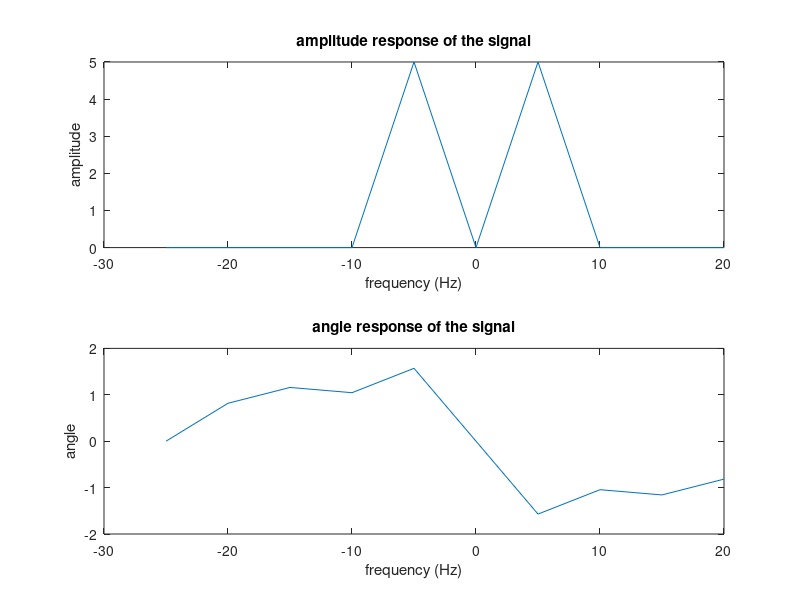
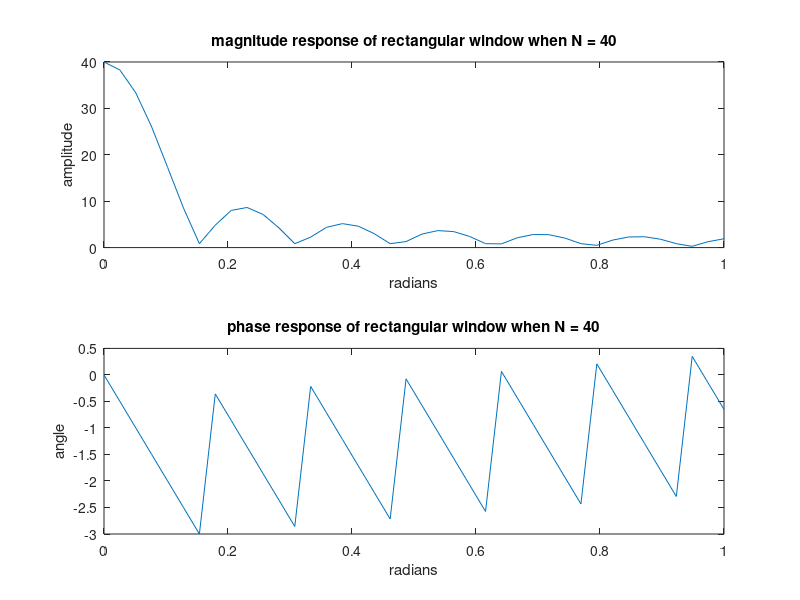
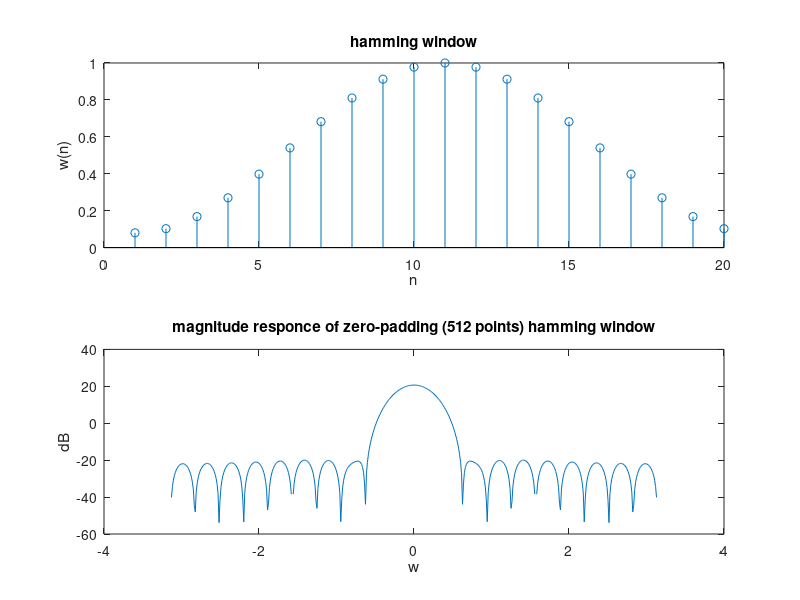
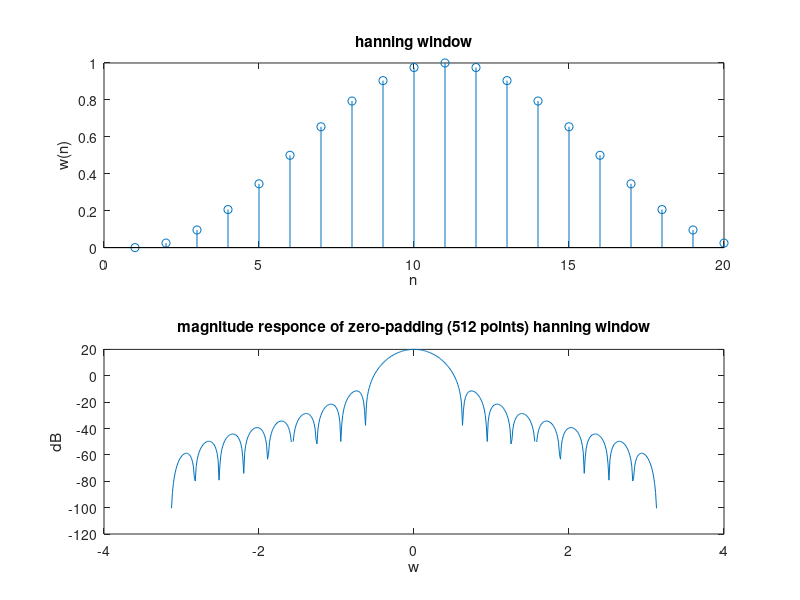

MATLAB code to generate these figures, in order:
%%
%Report_Item_4
load('signal.mat');
Xw = fft(x); %calculate fft
[M, N] = size(x); % N is the size of x, M = 1
fs = 200; %sampling rate

shift_Xw = fftshift(Xw); %shift xw
w = fftshift((0:N-1)/N*2*pi);
w(1:N/2) = w(1:N/2)-2*pi; %shift w

omega = fs*w; %get corrsponding omega

figure(1);
subplot(2, 1, 1);
plot(w, abs(shift_Xw));
xlabel('w(Radians)');
ylabel('magnitude');
title('X(w) magnitude with digital frequency axis');
subplot(2, 1, 2);
plot(w, angle(shift_Xw));
xlabel('w(Radians)');
ylabel('angle');
title('X(w) angle with digital frequency axis');

figure(2);
subplot(2, 1, 1);
plot(omega, abs(shift_Xw));
xlabel('omega(Radians)');
ylabel('magnitude');
title('X(omega) magnitude with analog frequency axis');
subplot(2, 1, 2);
plot(omega, angle(shift_Xw));
xlabel('omega(Radians)');
ylabel('angle');
title('X(omega) angle with analog frequency axis');
%%
%Report_Item_5
load('NMRSpec.mat');

%calculate the fft and then shift it
origin = fft(st);
st_length = length(st);
shift_origin = fftshift(origin);
w = fftshift((0:st_length-1)/st_length*2*pi);
w(1:st_length/2) = w(1:st_length/2)-2*pi;
%plot the origin spectrum
figure(1);
subplot(2, 1, 1);
plot(BW*w/(2*pi), abs(shift_origin));
xlabel('frequency (Hz)');
ylabel('amplitude');
title('original signal amplitude vs. frequency');
subplot(2, 1, 2);
plot(BW*w/(2*pi), angle(shift_origin));
xlabel('frequency (Hz)');
ylabel('angle');
title('original signal angle vs. frequency');

%calculate the 32-point DFT
shorter = st(1:32);
shorterfft = fft(shorter);
shorter_shift = fftshift(shorterfft);

ww = fftshift((0:32-1)/32*2*pi);
ww(1:32/2) = ww(1:32/2)-2*pi;
%plot the 32-point spectrum
figure(2);
subplot(2, 1, 1);
plot(BW*ww/(2*pi), abs(shorter_shift));
xlabel('frequency (Hz)');
ylabel('amplitude');
title('32-point DFT spectrum amplitude vs. frequency');
subplot(2, 1, 2);
plot(BW*ww/(2*pi), angle(shorter_shift));
xlabel('frequency (Hz)');
ylabel('angle');
title('32-point DFT spectrum angle vs. frequency');

%zero-pad the 32-point DFT to 512 points
longer = zeros(512, 1);
longer(1:32) = shorter;
longerfft = fft(longer);
longer_shift = fftshift(longerfft);

www = fftshift((0:512-1)/512*2*pi);
www(1:512/2) = www(1:512/2)-2*pi;
%plot 512-points DFT spectrum
figure(3);
subplot(2, 1, 1);
plot(BW*www/(2*pi), abs(longer_shift));
xlabel('frequency (Hz)');
ylabel('amplitude');
title('512-point DFT spectrum amplitude vs. frequency');
subplot(2, 1, 2);
plot(BW*www/(2*pi), angle(longer_shift));
xlabel('frequency (Hz)');
ylabel('angle');
title('512-point DFT spectrum angle vs. frequency');

%%
%Report_Item_6
N = 20;
M = 512;
origin = zeros(1, M);
%get frequency response of rectangular window
rect = origin;
rect(1:N) = 1;
fftrect = fftshift(fft(rect));
w = fftshift((0:M-1)/M*2*pi);
w(1:M/2) = w(1:M/2)-2*pi;
%plot rectangular window
figure(1);
subplot(2, 1, 1);
stem(rect(1:N));
xlabel('n');
ylabel('w(n)');
title('rectangular window')

subplot(2, 1, 2);
plot(w, mag2db(abs(fftrect)));
xlabel('w');
ylabel('dB');
title('magnitude responce of zero-padding (512 points) rectangular window');

%get frequency response of triangular window
tri = origin;
for k = 1 : N/2+1
    tri(1, k) = 2*(k-1)/N;
end
for j = (N/2+2) : N
    tri(1, j) = tri(1, N+2-j);
end
ffttri = fftshift(fft(tri));

%plot triangular window
figure(2);
subplot(2, 1, 1);
stem(tri(1:N));
xlabel('n');
ylabel('w(n)');
title('triangular window')

subplot(2, 1, 2);
plot(w, mag2db(abs(ffttri)));
xlabel('w');
ylabel('dB');
title('magnitude responce of zero-padding (512 points) triangular window');

%get frequency response of hamming window
hamm = origin;
for j = 1 : N
    hamm(j) = 0.54 - 0.46*cos(2*pi*(j-1)/N);
end

ffthamm = fftshift(fft(hamm));
%plot hamming window
figure(3);
subplot(2, 1, 1);
stem(hamm(1:N));
xlabel('n');
ylabel('w(n)');
title('hamming window');

subplot(2, 1, 2);
plot(w, mag2db(abs(ffthamm)));
xlabel('w');
ylabel('dB');
title('magnitude responce of zero-padding (512 points) hamming window');

%get frequency response of hanning window
hann = origin;
for j = 1 : N
    hann(j) = 0.5 - 0.5*cos(2*pi*(j-1)/N);
end

ffthann = fftshift(fft(hann));
%plot hanning window
figure(4);
subplot(2, 1, 1);
stem(hann(1:N));
xlabel('n');
ylabel('w(n)');
title('hanning window');

subplot(2, 1, 2);
plot(w, mag2db(abs(ffthann)));
xlabel('w');
ylabel('dB');
title('magnitude responce of zero-padding (512 points) hanning window');

%get frequency response of kaiser window
kaiser = origin;
beta = 0.1;
Z = 0 : (N-1)
%calculate x in the bessel function
for k = 1 : N
    Z(k) = beta*sqrt(1-((Z(k)-N/2)/(N/2))*((Z(k)-N/2)/(N/2)));
end
J = besselj(0, Z);%get bessel function

kaiser(1:N) = J;

fftkaiser = fftshift(fft(kaiser));
%plot kaiser window
figure(5);
subplot(2, 1, 1);
stem(kaiser(1:N));
xlabel('n');
ylabel('w(n)');
title('kaiser window');

subplot(2, 1, 2);
plot(w, mag2db(abs(fftkaiser)));
xlabel('w');
ylabel('dB');
title('magnitude responce of zero-padding (512 points) kaiser window');

%%
%Report_Item_7
N1 = 20;
w = linspace(0, 1, N1);
Xw = exp(-1i*w*N1/2)./exp(-1i*w/2)*N1.*diric(w, N1);
%plot the magnitude and phase response when N = 20;
figure(1);
subplot(2, 1, 1);
plot(w, abs(Xw));
xlabel('radians');
ylabel('amplitude');
title('magnitude response of rectangular window when N = 20');
subplot(2, 1, 2);
plot(w, angle(Xw));
xlabel('radians');
ylabel('angle');
title('phase response of rectangular window when N = 20');

%plot the magnitude and phase response when N = 40
N2 = 40;
ww = linspace(0, 1, N2);
Xww = exp(-1i*ww*N2/2)./exp(-1i*ww/2)*N2.*diric(ww, N2);
%plot the magnitude and phase response when N = 40;
figure(2);
subplot(2, 1, 1);
plot(ww, abs(Xww));
xlabel('radians');
ylabel('amplitude');
title('magnitude response of rectangular window when N = 40');
subplot(2, 1, 2);
plot(ww, angle(Xww));
xlabel('radians');
ylabel('angle');
title('phase response of rectangular window when N = 40');

%%
%Report_Item_8
f0 = 5;
dt = 0.02;
T = 1/f0;
N = T/dt; %which is 10 in this situation

n = 0 : (N-1);
xn = sin(2*pi*f0*n*dt); %signal function
%get the response

fftx = fftshift(fft(xn));
w = fftshift((0:N-1)/N*2*pi);
w(1:N/2) = w(1:N/2)-2*pi;
%plotting
figure(1);
subplot(2, 1, 1);
plot(1/dt*w/2/pi, abs(fftx));
xlabel('frequency (Hz)');
ylabel('amplitude');
title('amplitude response of the signal');
subplot(2,1,2);
plot(1/dt*w/2/pi, angle(fftx));
xlabel('frequency (Hz)');
ylabel('angle');
title('angle response of the signal');


